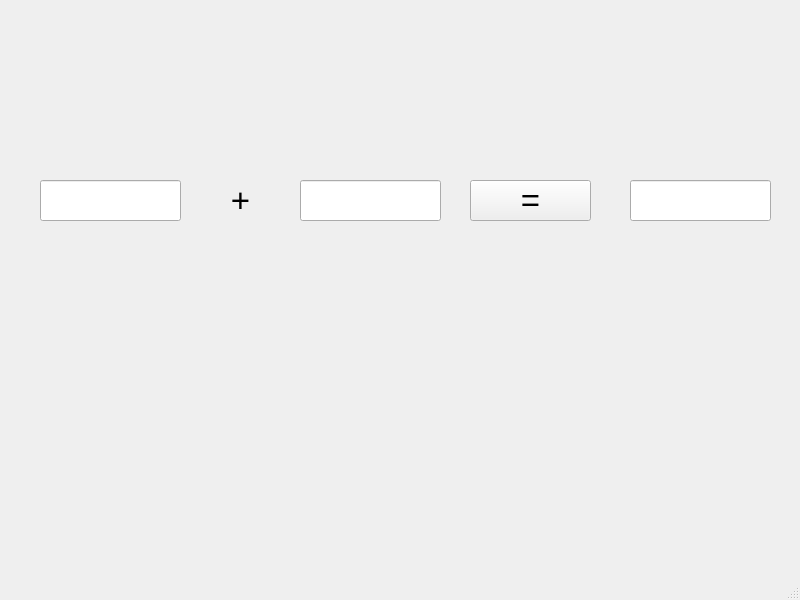
<?xml version="1.0" encoding="UTF-8"?>
<ui version="4.0">
 <class>MainWindow</class>
 <widget class="QMainWindow" name="MainWindow">
  <property name="geometry">
   <rect>
    <x>0</x>
    <y>0</y>
    <width>800</width>
    <height>600</height>
   </rect>
  </property>
  <property name="windowTitle">
   <string>MainWindow</string>
  </property>
  <widget class="QWidget" name="centralwidget">
   <widget class="QLabel" name="labPlus">
    <property name="geometry">
     <rect>
      <x>200</x>
      <y>180</y>
      <width>81</width>
      <height>41</height>
     </rect>
    </property>
    <property name="font">
     <font>
      <pointsize>25</pointsize>
     </font>
    </property>
    <property name="text">
     <string>+</string>
    </property>
    <property name="alignment">
     <set>Qt::AlignCenter</set>
    </property>
   </widget>
   <widget class="QLineEdit" name="leLeft">
    <property name="geometry">
     <rect>
      <x>40</x>
      <y>180</y>
      <width>141</width>
      <height>41</height>
     </rect>
    </property>
   </widget>
   <widget class="QLineEdit" name="leRight">
    <property name="geometry">
     <rect>
      <x>300</x>
      <y>180</y>
      <width>141</width>
      <height>41</height>
     </rect>
    </property>
   </widget>
   <widget class="QLineEdit" name="leSum">
    <property name="geometry">
     <rect>
      <x>630</x>
      <y>180</y>
      <width>141</width>
      <height>41</height>
     </rect>
    </property>
   </widget>
   <widget class="QPushButton" name="btnEqual">
    <property name="geometry">
     <rect>
      <x>470</x>
      <y>180</y>
      <width>121</width>
      <height>41</height>
     </rect>
    </property>
    <property name="font">
     <font>
      <pointsize>25</pointsize>
     </font>
    </property>
    <property name="text">
     <string>=</string>
    </property>
   </widget>
  </widget>
  <widget class="QMenuBar" name="menubar">
   <property name="geometry">
    <rect>
     <x>0</x>
     <y>0</y>
     <width>800</width>
     <height>26</height>
    </rect>
   </property>
  </widget>
  <widget class="QStatusBar" name="statusbar"/>
 </widget>
 <resources/>
 <connections/>
</ui>
